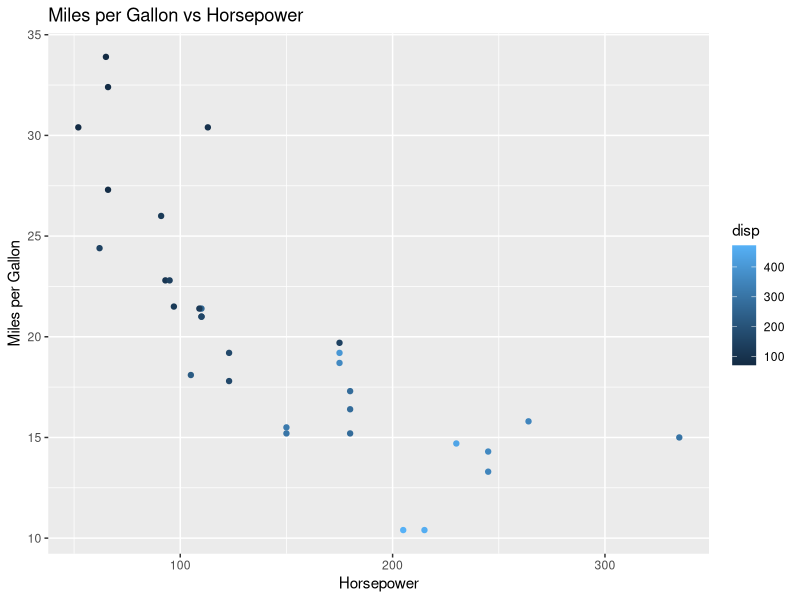

Recreate this plot in R.
library(ggplot2)
ggplot(data = mtcars, aes(x = hp, y = mpg, col = disp)) +
  geom_point() +
  labs(title = "Miles per Gallon vs Horsepower",
       x = "Horsepower",
       y = "Miles per Gallon")
